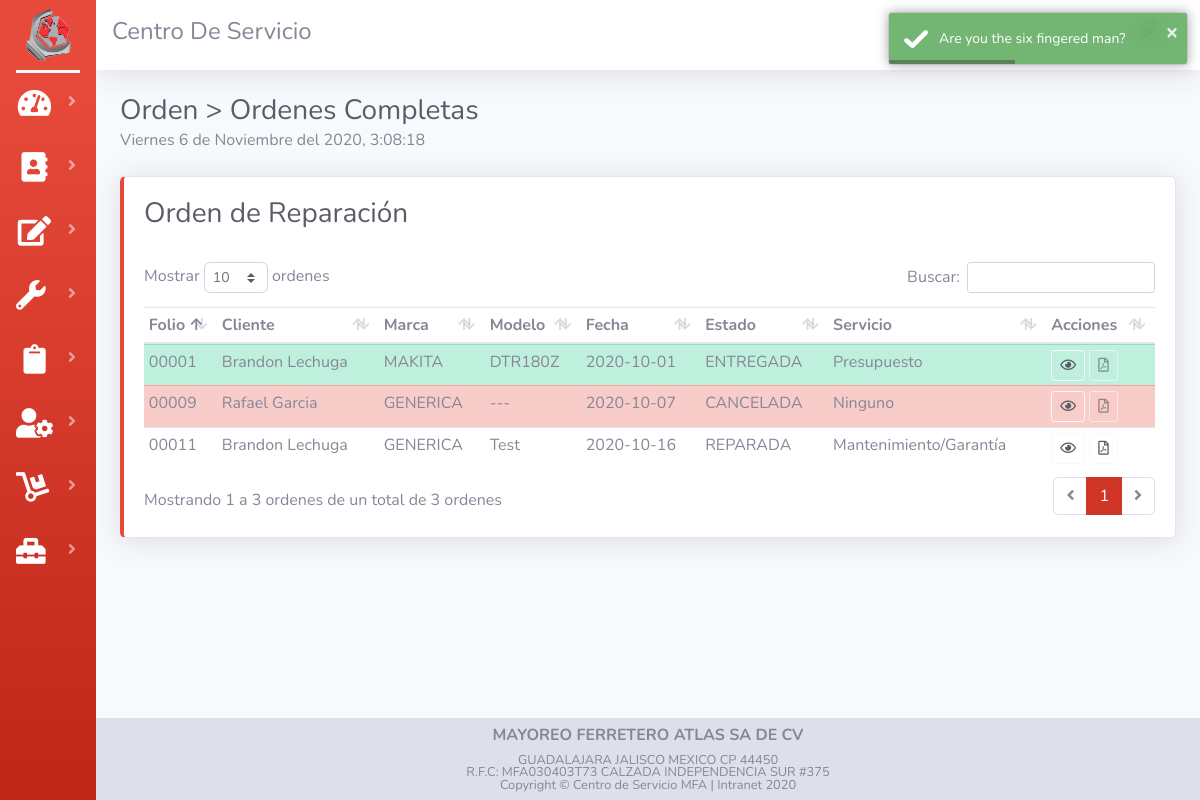
/listaCompleta.php, run on the app's committed database.
### tables this page shows
CREATE TABLE `tab_cliente`  (
  `id_cliente` int(11) NOT NULL AUTO_INCREMENT,
  `nom_cliente` varchar(50) NOT NULL,
  `dir_cliente` varchar(70) NOT NULL,
  `mun_cliente` varchar(25) NOT NULL,
  `cp_cliente` int(11) NOT NULL,
  `tel_cliente` varchar(20) NOT NULL,
  `rfc_cliente` varchar(15) NOT NULL,
  `mail_cliente` varchar(50) NOT NULL,
  PRIMARY KEY (`id_cliente`) USING BTREE
);

CREATE TABLE `tab_orden`  (
  `id_orden` int(11) NOT NULL AUTO_INCREMENT,
  `id_cliente` int(11) NOT NULL,
  `code_user` int(11) NOT NULL,
  `fech_entrada` date NOT NULL,
  `fech_salida` date NOT NULL,
  `status_orden` varchar(30) NOT NULL,
  `img` varchar(30) NOT NULL DEFAULT 'CSA.webp',
  `desc_herramienta` varchar(50) NOT NULL,
  `marca_herramienta` varchar(50) NOT NULL,
  `mod_herramienta` varchar(20) NOT NULL,
  `tipo_herramienta` varchar(20) NOT NULL,
  `tipo_servicio` varchar(25) NOT NULL,
  `detalle_servicio` varchar(100) NOT NULL,
  `tec_taller` varchar(30) NOT NULL,
  `pago_orden` varchar(15) NOT NULL,
  `iva_orden` varchar(15) NOT NULL,
  PRIMARY KEY (`id_orden`) USING BTREE,
  INDEX `code_user`(`code_user`) USING BTREE,
  INDEX `id_cliente`(`id_cliente`) USING BTREE
);

### listaCompleta.php (the view, shortened to what this page needs)
<?php session_start(); include("assets/controler/conexion.php");?>
<!DOCTYPE html>
<html lang="en">
<head>
    <?php  include("assets/common/header.php");?>
</head>
<body id="page-top">
    <div id="wrapper">
        <?php  include("assets/common/sidebar.php");?>
        <div id="content-wrapper" class="d-flex flex-column">
            <div id="content">
                <?php  include("assets/common/topbar.php");?>
                <div class="container-fluid">
                    <div class="d-sm-flex align-items-center justify-content-between mb-4">
                        <div>
                            <h1 class='h3 mb-0 text-gray-800'>Orden > Ordenes Completas</h1>
                            <div id="reloj" style="text-align: left;">
                            </div>
                        </div>
                    </div>
                    <div class="row">
                        <div class="col">
                            <div class="card border-left-danger shadow ">
                                <div class="card-body">
                                    <h1 class='h3 text-gray-800'>Orden de Reparación</h1>
                                    <br>
                                    <div class="table-responsive">
                                        <table class="table table-hover table-sm" id="dataTableOrden" width="100%"
                                            cellspacing="0">
                                            <thead>
                                                <tr>
                                                    <th>Folio</th>
                                                    <th>Cliente</th>
                                                    <th>Marca</th>
                                                    <th>Modelo</th>
                                                    <th>Fecha</th>
                                                    <th>Estado </th>
                                                    <th>Servicio</th>
                                                    <th>Acciones</th>
                                                </tr>
                                            </thead>
                                            <tbody>
                                                <?php
                                        $queryOrden = "SELECT id_orden, id_cliente, marca_herramienta, mod_herramienta, fech_entrada, status_orden, tipo_servicio  FROM tab_orden WHERE status_orden = 'CANCELADA' OR status_orden = 'REPARADA' OR status_orden = 'ENTREGADA' order by id_orden asc";
                                        $rsOrden = mysqli_query($con, $queryOrden) or die ("Error de consulta");
                                          while ($Orden = mysqli_fetch_array($rsOrden)) {
                                            $folio=$Orden['id_orden'];
                                            if(strlen($folio)==1){
                                                $folio="0000".$folio;
                                            }else if(strlen($folio)==2){
                                                $folio="000".$folio;
                                            }else if(strlen($folio)==3){
                                                $folio="00".$folio;
                                            }else if(strlen($folio)==4){
                                                $folio="0".$folio;
                                            }
                                            $queryCliente = "SELECT nom_cliente FROM tab_cliente WHERE id_cliente = $Orden[id_cliente]";
                                            $rsCliente = mysqli_query($con, $queryCliente) or die ("Error de consulta");
                                              while ($Cliente = mysqli_fetch_array($rsCliente)) {
                                                if ($Orden['status_orden']=="ENTREGADA") {
                                                    echo "<tr class='table-success'>";
                                                }elseif ($Orden['status_orden']=="CANCELADA") {
                                                    echo "<tr class='table-danger'>";
                                                }else{
                                                    echo "<tr>";
                                                }
                                            echo "
                                                    <td>".$folio."</td>
                                                    <td>".$Cliente['nom_cliente']."</td>
                                                    <td>".$Orden['marca_herramienta']."</td>
                                                    <td>".$Orden['mod_herramienta']."</td>
                                                    <td>".$Orden['fech_entrada']."</td>
                                                    <td>".$Orden['status_orden']."</td>
                                                    <td>".$Orden['tipo_servicio']."</td>
                                                    <td>
                                                        <button type='button' class='btn btn-outline-light text-dark btn-sm BtnOrden' data-toggle='modal' data-target='#modalOrden'value=".$Orden['id_orden'].">
                                                        <i class='far fa-eye'></i></button>
                                                ";
                                                if ($Orden['status_orden']=="CANCELADA" || $Orden['status_orden']=="ENTREGADA") {
                                                    $disabled = "disabled";
                                                }else {
                                                    $disabled = "active";
                                                }
                                            echo"
                                                        <button type='button' class='btn btn-outline-light text-dark btn-sm BtnPDF' ".$disabled." data-toggle='modal' data-target='#modalPDF'value=".$Orden['id_orden'].">
                                                        <i class='far fa-file-pdf'></i></button>
                                                    </td>
                                                </tr>
                                            ";
}
                                           }
                                             ?>
                                            </tbody>
                                        </table>
                                    </div>
                                </div>
                            </div>
                            <br>
                        </div>
                    </div>
                </div>
            </div>
            <?php  include_once("assets/common/foter.php");?>
        </div>
    </div>
</body>
</html>

### assets/css/code.css (style rules this page uses)
* { margin: 0; padding: 0; box-sizing: border-box; }

### data on the page
tab_orden: marca_herramienta "MAKITA", mod_herramienta "DTR180Z", fech_entrada "2020-10-01", status_orden "ENTREGADA", tipo_servicio "Presupuesto"
tab_cliente: folio "00001", nom_cliente "Brandon Lechuga", $Orden['id_orden'] 1 (drawn), folio "00011", $Orden['id_orden'] 11 (drawn)
tab_orden: marca_herramienta "GENERICA", mod_herramienta "---", fech_entrada "2020-10-07", status_orden "CANCELADA", tipo_servicio "Ninguno"
tab_cliente: folio "00009", nom_cliente "Rafael Garcia", $Orden['id_orden'] 9 (drawn)
tab_orden: marca_herramienta "GENERICA", mod_herramienta "Test", fech_entrada "2020-10-16", status_orden "REPARADA", tipo_servicio "Mantenimiento/Garantía"
